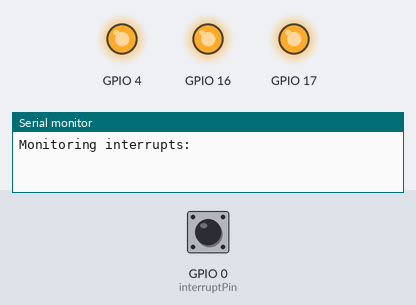
Recording of a sketch running on a simulated ESP32. Shown: output pins drawn as LEDs (lit = HIGH), the last lines printed to the serial monitor. Inputs (shaded band) come from the test bench; at power-on: GPIO 0 (interruptPin) HIGH.

Above: at 1.2 s.
1.3 s: GPIO 0 (interruptPin) pulled LOW for 0.15 s
At 2.1 s:
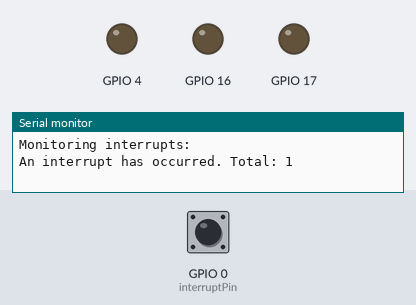
2.9 s: GPIO 0 (interruptPin) pulled LOW for 1 s
At 3.3 s:
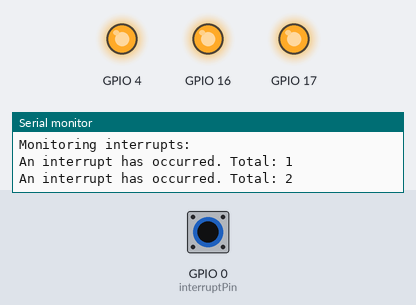
5.4 s: GPIO 0 (interruptPin) pulled LOW for 3.2 s
At 6.4 s:
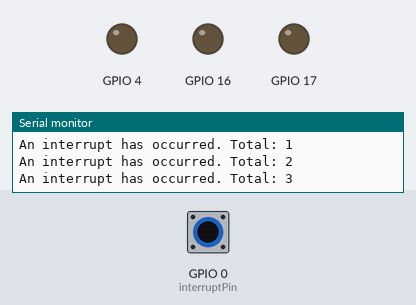
Timing chart, 0 to 8.4 s (numbered marks = the images above; inputs shaded):
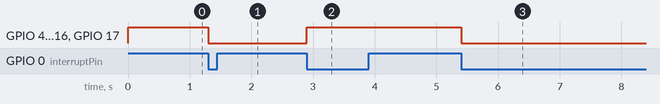

The sketch:

3_6_interrupt.ino
```cpp
const byte interruptPin = 0;

volatile int interruptCounter = 0;

int numberOfInterrupts = 0;

portMUX_TYPE mux = portMUX_INITIALIZER_UNLOCKED;

void setup() {
Serial.begin(115200);

Serial.println("Monitoring interrupts: ");
  //Turn off the LED
  pinMode(4,OUTPUT);
  pinMode(16,OUTPUT);
  pinMode(17,OUTPUT);
  digitalWrite(4,1);
  digitalWrite(16,1);
  digitalWrite(17,1);
  //Interrupt pin
pinMode(interruptPin, INPUT_PULLUP);

attachInterrupt(digitalPinToInterrupt(interruptPin), handleInterrupt, FALLING);

}

void handleInterrupt() {
portENTER_CRITICAL_ISR(&mux);

interruptCounter++;

portEXIT_CRITICAL_ISR(&mux);

}

void loop() {
if(interruptCounter>0){
portENTER_CRITICAL(&mux);

interruptCounter--;

portEXIT_CRITICAL(&mux);

numberOfInterrupts++;

Serial.print("An interrupt has occurred. Total: ");
digitalWrite(4,!digitalRead(4));
digitalWrite(16,!digitalRead(16));
digitalWrite(17,!digitalRead(17));
Serial.println(numberOfInterrupts);
}

}
```

Measured:
- after the input at 1.3 s, GPIO 4, GPIO 16, GPIO 17: HIGH → LOW at once
- after the input at 2.9 s, GPIO 4, GPIO 16, GPIO 17: LOW → HIGH at once
- after the input at 5.4 s, GPIO 4, GPIO 16, GPIO 17: HIGH → LOW at once
